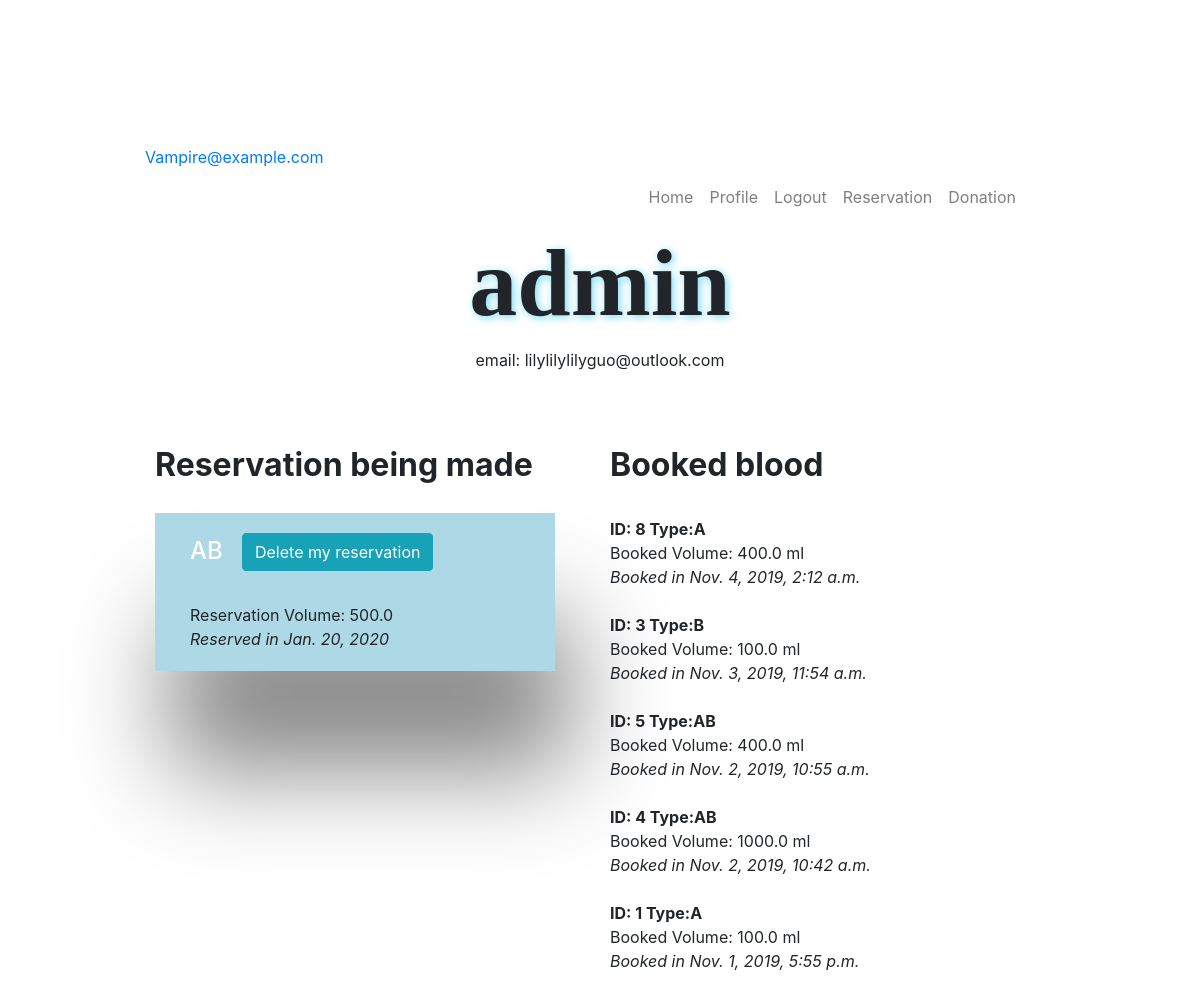
/profile/ (signed in), run on the app's committed database.
### bloodprofile/models.py (models this page shows)
class Reservation(models.Model):
    bloodType = models.CharField(max_length=50)
    rsvVolume = models.FloatField()
    userReserved = models.CharField(max_length=50, null=True, default='')
    rsvDate = models.DateField(("reserve blood date"), auto_now=False, auto_now_add=False)
    address = models.CharField(max_length=60, null=True, default='')

class Book(models.Model):
    bookingaddress = models.CharField(max_length=100, null=True)
    bookDate = models.DateTimeField("booking date")
    blood = models.ForeignKey(Blood, on_delete=models.CASCADE)
    userBooked = models.CharField(max_length=50,null=True)

class Blood(models.Model):
    bloodtype = models.CharField(max_length=50)
    volume = models.FloatField()
    takendate = models.DateField(("blood taken date"), auto_now=False, auto_now_add=False)
    expdate = models.DateField(("blood expire date"), auto_now=False, auto_now_add=False)#whne to expire
    donor = models.CharField(max_length=50)
    isBooked = models.BooleanField()
    isTested = models.BooleanField(default=False)

### users/views.py (the view)
# urls.py: url(r'^profile/', user_views.profile, name='profile'),
@login_required
def profile(request):
    user = request.user
    port = request.META['SERVER_PORT']
    reservation_list = Reservation.objects.filter(userReserved = user.username).order_by('-rsvDate')
    book_list = Book.objects.filter(userBooked = user.username).order_by('-bookDate')
    context = {
        'reservation_list':reservation_list,
        'book_list':book_list,
        'port':port
    }
    return render(request, 'users/profile.html',context )

### users/templates/users/profile.html (shortened to what this page needs)
<!DOCTYPE html>
<html>
  <head>
  </head>
<body>
<head>
    <link rel="stylesheet" href="https://stackpath.bootstrapcdn.com/bootstrap/4.3.1/css/bootstrap.min.css">
</head>
<body>
        <header class="header_area">
        <div class="top_menu row m0">
            <div class="container">
                <div class="float-left">
                    <a class="dn_btn" href="mailto:medical@example.com">Vampire@example.com</a>
                </div>
            </div>
        </div>
            <nav class="navbar navbar-expand-lg navbar-light">
                <div class="container">
                    <div class="collapse navbar-collapse offset" id="navbarSupportedContent">
                        <ul class="nav navbar-nav menu_nav ml-auto">
                            <li class="nav-item"><a class="nav-link" href={% url 'blood-home' %}>Home</a></li>
                            <ul class="navbar-nav">
                              {% if user.is_authenticated %}
                              <li class="nav-item">
                                <a class="nav-link" href="{% url 'profile' %}">Profile</a>
                              </li>
                              <li class="nav-item">
                                <a class="nav-link" href="{% url 'logout' %}">Logout</a>
                              </li>
                              {% endif %}
                            </ul>
                            <li class="nav-item"><a class="nav-link" href="{% url 'reservation' %}">Reservation</a></li>
                            <li class="nav-item"><a class="nav-link" href="{% url 'donation' %}">Donation</a></li>
                          </ul>
                    </div>
                </div>
            </nav>
    </header>
              <h1 style="font-weight:bold;font-family:Verdana" align="center" class="display-1">{{ user.username }}</h1>
              <p class="text secondary" align="center">email: {{ user.email }}</p>
              <br>
              <br>
            <div class="row">
              <div class="container" style="width: 1000px">
                <div class="column">
                <h2 style="font-weight:bold">Reservation being made</h2>
                {% if reservation_list %}
                <div class="row" style="margin-left: -50px;margin-top: -30px">
                    {% for reservation in reservation_list %}
                    <box id = "grad1"><div class="col-xs-12 col-lg-10">
                        <h4>
                          <a style="color:white;">
                          {{ reservation.bloodType }}</a> &nbsp
                          <a href="{% url 'delete-reservation' reservation.id %}" role="button" class="btn btn-info">Delete my reservation</a>
                        </h4>
                          <br>Reservation Volume: {{ reservation.rsvVolume }}<br>
                         <span ><i>Reserved in {{ reservation.rsvDate }} </i></span><br>
                    </div></box>
                    {% endfor %}
                </div>
                {% else %}
                <p>No reservation is available.</p>
                {% endif %}
                </div>
                <div class="column">
                <h2 style="font-weight:bold">Booked blood</h2></br>
                {% if book_list %}
                  {% for book in book_list %}
                  <div id = "grad1" class = "rcorners">
                  <b>ID: {{ book.blood.id }} Type:{{book.blood.bloodtype}}</b>
                  <br>Booked Volume: {{ book.blood.volume }} ml<br>
                         <i>Booked in {{ book.bookDate }} </i><br>
                  </div>
                  <br>
                  {% endfor %}
                {% else %}
                <p >You have not book any blood yet.</p>
                {% endif %}
                <br>
                <br>
                </div>
              </div>
            </div>
</body>
</html>

### users/templates/users/profile.html (style rules this page uses)
body { background-image: url("https://cdn.pixabay.com/photo/2017/01/10/07/11/blood-1968458_1280.png"); background-repeat: no-repeat; background-size: cover; background-position: center center; background-attachment: fixed; padding: 145px; }
box { background-color: lightblue; width: 400px; border: #FFFFFF; padding: 20px; margin: 50px; box-shadow: 15px 100px 100px #888888; }
h1 { text-shadow: 2px 2px 8px rgb(120, 218, 244); }
.column { float: left; width: 50%; padding: 10px; height: 300px; }

### data on the page
Reservation: bloodType "AB", rsvVolume "500.0", rsvDate "Jan. 20, 2020"
Book: blood.id "8", blood.bloodtype "A", blood.volume "400.0", bookDate "Nov. 4, 2019, 2:12 a.m."
Book: blood.id "3", blood.bloodtype "B", blood.volume "100.0", bookDate "Nov. 3, 2019, 11:54 a.m."
Book: blood.id "5", blood.bloodtype "AB", blood.volume "400.0", bookDate "Nov. 2, 2019, 10:55 a.m."
Book: blood.id "4", blood.bloodtype "AB", blood.volume "1000.0", bookDate "Nov. 2, 2019, 10:42 a.m."
Book: blood.id "1", blood.bloodtype "A", blood.volume "100.0", bookDate "Nov. 1, 2019, 5:55 p.m."

### other printed values
{{ user.username }} "admin"
{{ user.email }} "lilylilylilyguo@outlook.com"
